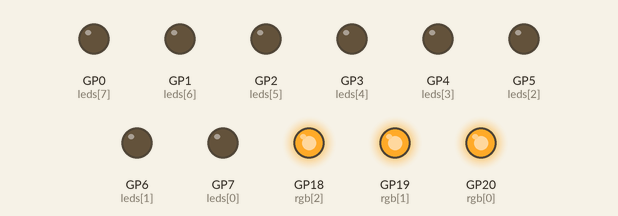
The program below on a simulated Raspberry Pi Pico running MicroPython. Shown: output pins drawn as LEDs (lit = HIGH).

Above: at 0.15 s.
At 3.46 s:
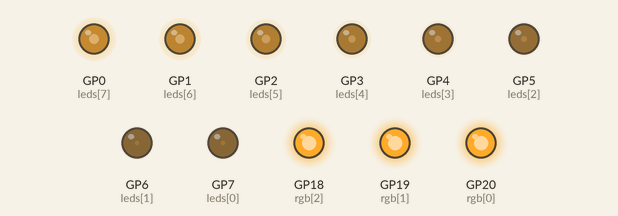
Timing chart, 0 to 3.4 s (numbered marks = the images above):
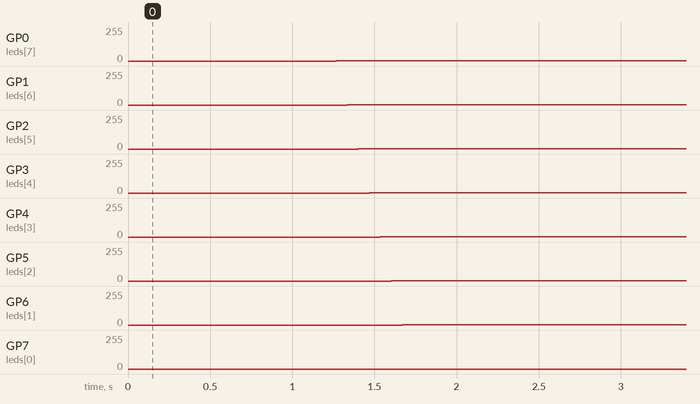

The program:

pulse.py
```python
from machine import Pin, PWM
from time import sleep
from math import sin

leds = [7, 6, 5, 4, 3, 2, 1, 0]
for x in range(len(leds)):
    leds[x] = PWM(leds[x])
    leds[x].freq(1000)

rgb = [20, 19, 18]
for x in range(len(rgb)):
    rgb[x] = Pin(rgb[x], Pin.OUT)
    rgb[x].on()

program_button = Pin(14, Pin.IN, Pin.PULL_UP)

amplitude = 65025

t = 0
while True:
    # quit if program button pressed
    # if program_button.value() == 0:
    #     sleep(0.1)
    #     if program_button.value() == 0:
    #         break

    if t > 2 * amplitude:
        t = 0
    for i, led in enumerate(leds):
        duty = round((t + 5000 * i)) % (2 * amplitude)
        if duty > amplitude:
            led.duty_u16(2 * amplitude - duty)
        else:
            led.duty_u16(duty)
    t += 100
    sleep(0.001)

# while True:
#     for t in range(0, 10000, 1):
#         print(t)
#         for i, led in enumerate(leds):
#             led.duty_u16(round(amplitude * sin(0.005 * (t + 50 * i) + amplitude)))
#         sleep(0.001)
```

Measured:
- by itself, GP0 (leds[7]), GP1 (leds[6]): 0/255 → 1/255 at 1.3 s
- by itself, GP2 (leds[5]): 0/255 → 1/255 at 1.4 s
- by itself, GP3 (leds[4]), GP4 (leds[3]): 0/255 → 1/255 at 1.5 s
- by itself, GP5 (leds[2]): 0/255 → 1/255 at 1.6 s
- by itself, GP6 (leds[1]): 0/255 → 1/255 at 1.7 s
